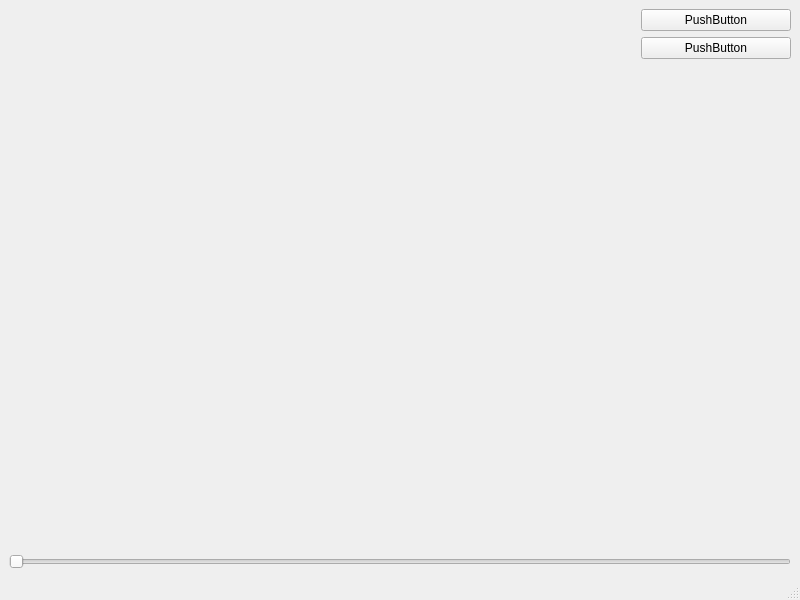
<?xml version="1.0" encoding="UTF-8"?>
<ui version="4.0">
 <class>SureFace</class>
 <widget class="QMainWindow" name="SureFace">
  <property name="geometry">
   <rect>
    <x>0</x>
    <y>0</y>
    <width>800</width>
    <height>600</height>
   </rect>
  </property>
  <property name="windowTitle">
   <string>MainWindow</string>
  </property>
  <widget class="QWidget" name="centralwidget">
   <layout class="QGridLayout" name="gridLayout">
    <item row="1" column="1">
     <widget class="QPushButton" name="pushButton_2">
      <property name="text">
       <string>PushButton</string>
      </property>
     </widget>
    </item>
    <item row="2" column="1">
     <spacer name="verticalSpacer">
      <property name="orientation">
       <enum>Qt::Orientation::Vertical</enum>
      </property>
      <property name="sizeHint" stdset="0">
       <size>
        <width>20</width>
        <height>40</height>
       </size>
      </property>
     </spacer>
    </item>
    <item row="0" column="1">
     <widget class="QPushButton" name="pushButton">
      <property name="maximumSize">
       <size>
        <width>150</width>
        <height>16777215</height>
       </size>
      </property>
      <property name="text">
       <string>PushButton</string>
      </property>
     </widget>
    </item>
    <item row="0" column="0" rowspan="3">
     <widget class="QWidget" name="widget_Sureface" native="true"/>
    </item>
    <item row="3" column="0" colspan="2">
     <widget class="QSlider" name="horizontalSlider_XAxis">
      <property name="orientation">
       <enum>Qt::Orientation::Horizontal</enum>
      </property>
     </widget>
    </item>
   </layout>
  </widget>
  <widget class="QMenuBar" name="menubar">
   <property name="geometry">
    <rect>
     <x>0</x>
     <y>0</y>
     <width>800</width>
     <height>18</height>
    </rect>
   </property>
  </widget>
  <widget class="QStatusBar" name="statusbar"/>
 </widget>
 <resources/>
 <connections/>
</ui>
